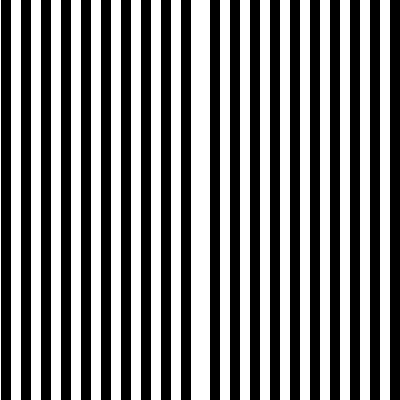
Frame 1 (no input)
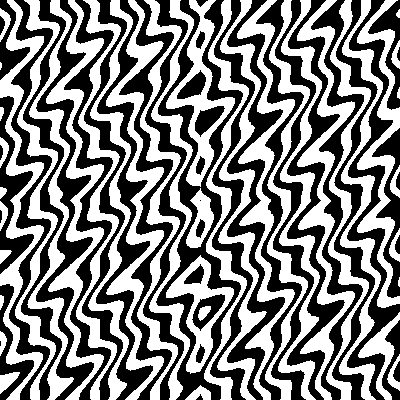
Frame 60 (the mouse pressed at the canvas centre just before this capture)
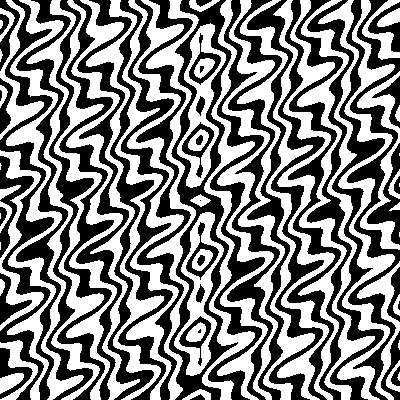
Frame 120 (the mouse held since frame 60 and released just before this capture)

The Processing sketch that drew these frames (run headless with seeded random() and noise(); from frame 60 on, the mouse is pressed at the canvas centre):

// Processing sketch: processing_124127
// ── processing_124127.pde

int count = 0;

void setup(){
  size(400, 400);
}

float count2 = 0;

void draw(){
  println(frameRate);
  
  loadPixels();
  for(int y = 0; y < height; y++){
    for(int x = 0; x < width; x++){
      int tx = x - width / 2;
      int ty = y - height / 2;
      
      //int val = abs(tx) + abs(ty);
      int val = abs(tx) + (int)(sin(radians(abs(ty * sin(count2) * 5))) * (10 + 15* sin(0.1 * (x + y + count))));
      color c;
      
      if((val + count) % 20 < 10){
        c = color(255);
      } else {
        c = color(0);
      }
      
      pixels[y * width + x] = c;
      
    }
  }
  updatePixels();
  
  count++;
  count2 += 0.01;
}
